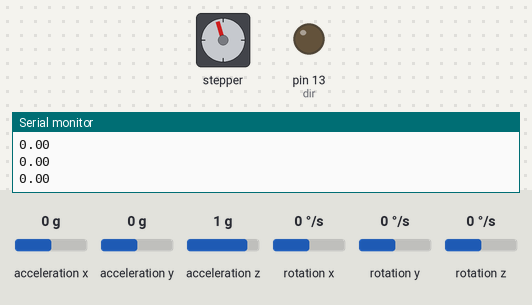
The sketch below on a simulated Arduino Uno, built with avr-gcc and run on an emulated ATmega328P. Shown: stepper motor, output pins drawn as LEDs (lit = HIGH), the last lines printed to the serial monitor. The inputs (shaded band) are chosen by the test bench; at power-on: acceleration x 0 g, acceleration y 0 g, acceleration z 1 g, rotation x 0 °/s, rotation y 0 °/s, rotation z 0 °/s. Stepper angles assume 800 steps per turn.

Above: at 12.2 s.
12.3 s: acceleration x set to 0.8 g
At 12.68 s:
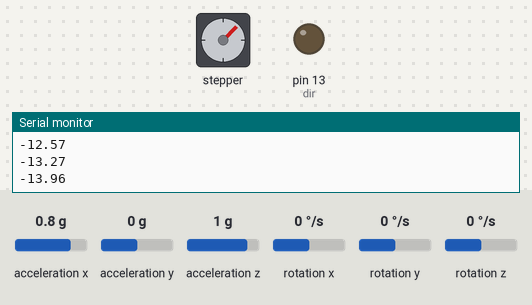
15.3 s: acceleration x set to -1.4 g
At 15.74 s:
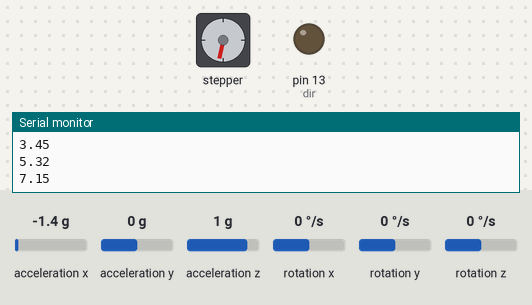
Timing chart, 0 to 27.3 s (numbered marks = the images above; inputs shaded):
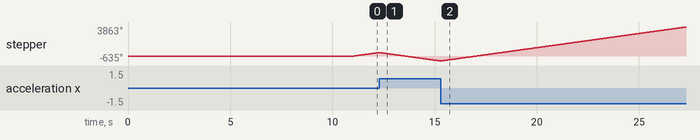

The sketch:

stabilizer_azimuth.ino
```cpp
#include <Stepper.h>
#include "Wire.h"
#include <MPU6050_light.h>
#include <Kalman.h>


Kalman kalmanX;
Kalman kalmanY;
const int stepsPerRevolution = 200*4;  // change this to fit the number of steps per revolution
int dir = 13;

MPU6050 mpu(Wire);

Stepper myStepper(stepsPerRevolution, 14, 12);
const int delayMS = 0;


void setup() {
  // set the speed at 60 rpm:
  pinMode(dir,OUTPUT);
  digitalWrite(dir,LOW);
  Serial.begin(9600);
  Wire.begin();

  byte status = mpu.begin();
  Serial.print(F("MPU6050 status: "));
  Serial.println(status);
  while(status!=0){ } // stop everything if could not connect to MPU6050

  Serial.println(F("Calculating offsets, do not move MPU6050"));
  delay(10000);
  mpu.calcOffsets(true,true); // gyro and accelero
  Serial.println("Done!\n");
  myStepper.setSpeed(180);
  kalmanX.setAngle(0);
  kalmanY.setAngle(0);


}

void loop() {
  // step one revolution in one direction:
  mpu.update();
  double kalman = kalmanY.getAngle(mpu.getAngleY(),mpu.getAccAngleY()/131.0,0.01);
  double Y = map(mpu.getAngleY()*100,0,9000,9000,0);
  // Serial.print("angle : ");
  Serial.println(kalman);
  // Serial.println(mpu.getAngleY());
  if(int(mpu.getAngleY()) > -20){
    myStepper.step(17);
  }else if(int(mpu.getAngleY()) < -20){
    myStepper.step(-17);
  }
  delay(10);

}
```
